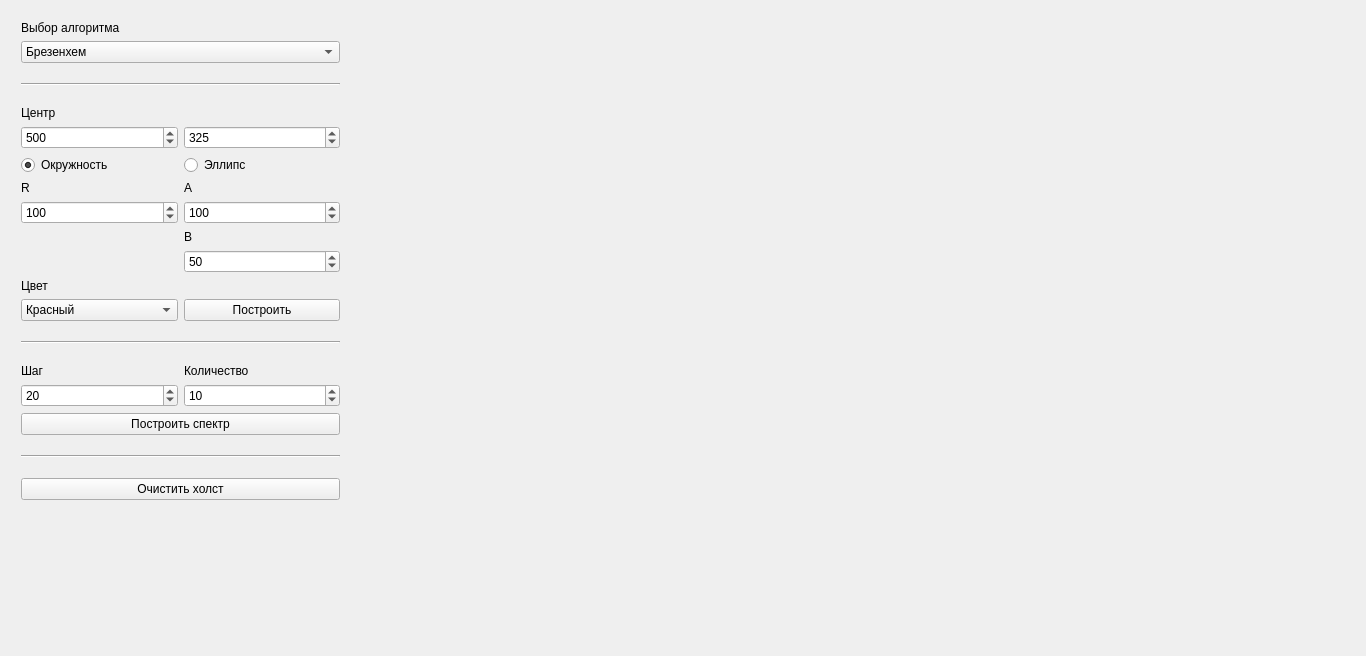
<?xml version="1.0" encoding="UTF-8"?>
<ui version="4.0">
 <class>MainWindow</class>
 <widget class="QMainWindow" name="MainWindow">
  <property name="geometry">
   <rect>
    <x>0</x>
    <y>0</y>
    <width>1366</width>
    <height>656</height>
   </rect>
  </property>
  <property name="windowTitle">
   <string>Алгоритмы построения окружностей и эллипсов</string>
  </property>
  <widget class="QWidget" name="centralWidget">
   <widget class="QWidget" name="gridLayoutWidget">
    <property name="geometry">
     <rect>
      <x>10</x>
      <y>10</y>
      <width>341</width>
      <height>501</height>
     </rect>
    </property>
    <layout class="QGridLayout" name="gridLayout">
     <item row="1" column="0" colspan="2">
      <widget class="QComboBox" name="algorithm">
       <item>
        <property name="text">
         <string>Брезенхем</string>
        </property>
       </item>
       <item>
        <property name="text">
         <string>Средняя точка</string>
        </property>
       </item>
       <item>
        <property name="text">
         <string>Каноническое уравнение</string>
        </property>
       </item>
       <item>
        <property name="text">
         <string>Параметрическое уравнение</string>
        </property>
       </item>
       <item>
        <property name="text">
         <string>Алгоритм из библиотеки</string>
        </property>
       </item>
      </widget>
     </item>
     <item row="6" column="0">
      <widget class="QSpinBox" name="spinBox_cx">
       <property name="maximum">
        <number>1000</number>
       </property>
       <property name="value">
        <number>500</number>
       </property>
      </widget>
     </item>
     <item row="7" column="0" rowspan="2" colspan="2">
      <spacer name="verticalSpacer_3">
       <property name="orientation">
        <enum>Qt::Vertical</enum>
       </property>
       <property name="sizeHint" stdset="0">
        <size>
         <width>20</width>
         <height>40</height>
        </size>
       </property>
      </spacer>
     </item>
     <item row="18" column="0" colspan="2">
      <spacer name="verticalSpacer_8">
       <property name="orientation">
        <enum>Qt::Vertical</enum>
       </property>
       <property name="sizeHint" stdset="0">
        <size>
         <width>20</width>
         <height>40</height>
        </size>
       </property>
      </spacer>
     </item>
     <item row="12" column="1">
      <widget class="QLabel" name="label_9">
       <property name="text">
        <string>B</string>
       </property>
      </widget>
     </item>
     <item row="10" column="0">
      <widget class="QLabel" name="label_2">
       <property name="text">
        <string>R</string>
       </property>
      </widget>
     </item>
     <item row="0" column="0" colspan="2">
      <widget class="QLabel" name="label_4">
       <property name="text">
        <string>Выбор алгоритма</string>
       </property>
      </widget>
     </item>
     <item row="11" column="1">
      <widget class="QSpinBox" name="spinBox_a">
       <property name="maximum">
        <number>650</number>
       </property>
       <property name="value">
        <number>100</number>
       </property>
      </widget>
     </item>
     <item row="23" column="0" colspan="2">
      <widget class="Line" name="line_2">
       <property name="orientation">
        <enum>Qt::Horizontal</enum>
       </property>
      </widget>
     </item>
     <item row="14" column="0">
      <widget class="QLabel" name="label_3">
       <property name="text">
        <string>Цвет</string>
       </property>
      </widget>
     </item>
     <item row="11" column="0">
      <widget class="QSpinBox" name="spinBox_r">
       <property name="maximum">
        <number>1000</number>
       </property>
       <property name="value">
        <number>100</number>
       </property>
      </widget>
     </item>
     <item row="17" column="0" colspan="2">
      <widget class="Line" name="line_4">
       <property name="orientation">
        <enum>Qt::Horizontal</enum>
       </property>
      </widget>
     </item>
     <item row="2" column="0" colspan="2">
      <spacer name="verticalSpacer_6">
       <property name="orientation">
        <enum>Qt::Vertical</enum>
       </property>
       <property name="sizeHint" stdset="0">
        <size>
         <width>20</width>
         <height>40</height>
        </size>
       </property>
      </spacer>
     </item>
     <item row="9" column="0">
      <widget class="QRadioButton" name="circle">
       <property name="text">
        <string>Окружность</string>
       </property>
       <property name="checked">
        <bool>true</bool>
       </property>
      </widget>
     </item>
     <item row="19" column="0">
      <widget class="QLabel" name="label_10">
       <property name="text">
        <string>Шаг</string>
       </property>
      </widget>
     </item>
     <item row="25" column="0" colspan="2">
      <widget class="QPushButton" name="pushButton_clear">
       <property name="text">
        <string>Очистить холст</string>
       </property>
      </widget>
     </item>
     <item row="20" column="1">
      <widget class="QSpinBox" name="spinBox_n">
       <property name="maximum">
        <number>650</number>
       </property>
       <property name="value">
        <number>10</number>
       </property>
      </widget>
     </item>
     <item row="15" column="0">
      <widget class="QComboBox" name="color">
       <item>
        <property name="text">
         <string>Красный</string>
        </property>
       </item>
       <item>
        <property name="text">
         <string>Зеленый</string>
        </property>
       </item>
       <item>
        <property name="text">
         <string>Синий</string>
        </property>
       </item>
       <item>
        <property name="text">
         <string>Цвет фона</string>
        </property>
       </item>
      </widget>
     </item>
     <item row="10" column="1">
      <widget class="QLabel" name="label_8">
       <property name="text">
        <string>A</string>
       </property>
      </widget>
     </item>
     <item row="22" column="0" colspan="2">
      <spacer name="verticalSpacer_7">
       <property name="orientation">
        <enum>Qt::Vertical</enum>
       </property>
       <property name="sizeHint" stdset="0">
        <size>
         <width>20</width>
         <height>40</height>
        </size>
       </property>
      </spacer>
     </item>
     <item row="5" column="0" colspan="2">
      <widget class="QLabel" name="label">
       <property name="text">
        <string>Центр</string>
       </property>
      </widget>
     </item>
     <item row="20" column="0">
      <widget class="QSpinBox" name="spinBox_h">
       <property name="maximum">
        <number>650</number>
       </property>
       <property name="value">
        <number>20</number>
       </property>
      </widget>
     </item>
     <item row="3" column="0" colspan="2">
      <widget class="Line" name="line">
       <property name="orientation">
        <enum>Qt::Horizontal</enum>
       </property>
      </widget>
     </item>
     <item row="16" column="0" colspan="2">
      <spacer name="verticalSpacer_4">
       <property name="orientation">
        <enum>Qt::Vertical</enum>
       </property>
       <property name="sizeHint" stdset="0">
        <size>
         <width>20</width>
         <height>40</height>
        </size>
       </property>
      </spacer>
     </item>
     <item row="19" column="1">
      <widget class="QLabel" name="label_11">
       <property name="text">
        <string>Количество</string>
       </property>
      </widget>
     </item>
     <item row="6" column="1">
      <widget class="QSpinBox" name="spinBox_cy">
       <property name="maximum">
        <number>650</number>
       </property>
       <property name="value">
        <number>325</number>
       </property>
      </widget>
     </item>
     <item row="4" column="0" colspan="2">
      <spacer name="verticalSpacer_5">
       <property name="orientation">
        <enum>Qt::Vertical</enum>
       </property>
       <property name="sizeHint" stdset="0">
        <size>
         <width>20</width>
         <height>40</height>
        </size>
       </property>
      </spacer>
     </item>
     <item row="15" column="1">
      <widget class="QPushButton" name="pushButton_draw">
       <property name="text">
        <string>Построить</string>
       </property>
      </widget>
     </item>
     <item row="13" column="1">
      <widget class="QSpinBox" name="spinBox_b">
       <property name="maximum">
        <number>650</number>
       </property>
       <property name="value">
        <number>50</number>
       </property>
      </widget>
     </item>
     <item row="24" column="0" colspan="2">
      <spacer name="verticalSpacer">
       <property name="orientation">
        <enum>Qt::Vertical</enum>
       </property>
       <property name="sizeHint" stdset="0">
        <size>
         <width>20</width>
         <height>40</height>
        </size>
       </property>
      </spacer>
     </item>
     <item row="9" column="1">
      <widget class="QRadioButton" name="ellipse">
       <property name="text">
        <string>Эллипс</string>
       </property>
      </widget>
     </item>
     <item row="21" column="0" colspan="2">
      <widget class="QPushButton" name="pushButton_spectrum">
       <property name="text">
        <string>Построить спектр</string>
       </property>
      </widget>
     </item>
    </layout>
   </widget>
  </widget>
 </widget>
 <layoutdefault spacing="6" margin="11"/>
 <resources/>
 <connections/>
</ui>
